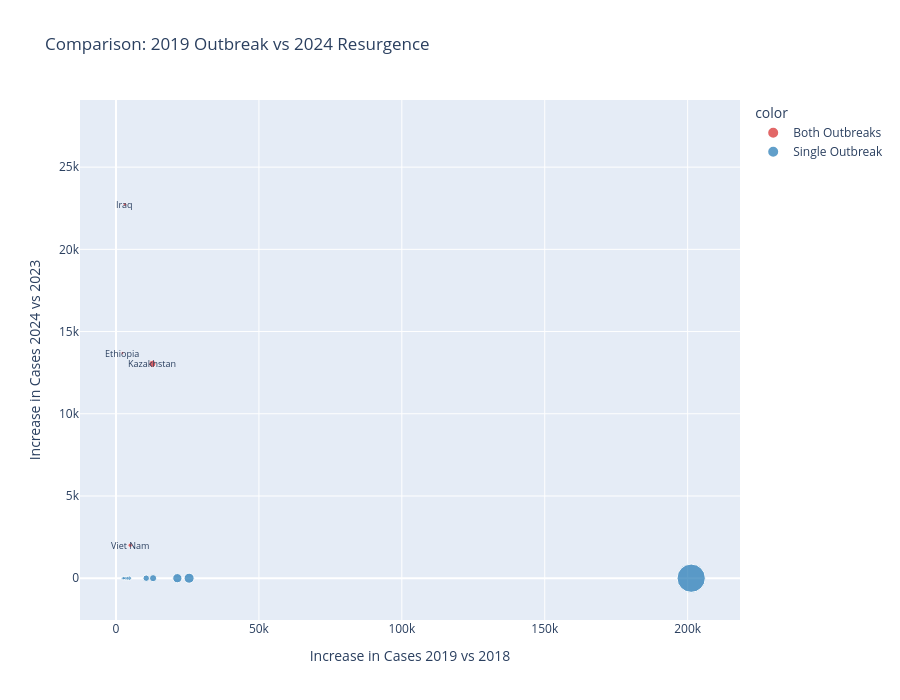

Notebook cell for this chart:
### Code cell
# Compare 2019 outbreak countries vs 2023 resurgence countries
comparison_df = pd.DataFrame({
    '2019_spike_rank': top_spike_drivers['increase_2019_vs_2018'],
    '2024_spike_rank': top_drivers_23_24['increase_2024_vs_2023']
}).fillna(0)

comparison_df['appears_in_both'] = (comparison_df['2019_spike_rank'] > 0) & (comparison_df['2024_spike_rank'] > 0)
comparison_df = comparison_df.sort_values('appears_in_both', ascending=False)

print("\n" + "═" * 80)
print("COMPARISON: 2019 OUTBREAK vs 2024 RESURGENCE")
print("═" * 80)
print(f"Countries in 2019 top drivers: {len(top_spike_drivers)}")
print(f"Countries in 2024 top drivers: {len(top_drivers_23_24)}")
print(f"Countries appearing in BOTH outbreaks: {comparison_df['appears_in_both'].sum()}")
print("\nCountries driving both outbreaks:")
print(comparison_df[comparison_df['appears_in_both']].sort_values('2019_spike_rank', ascending=False))

# Plotly scatter plot
comparison_reset = comparison_df.reset_index()
comparison_reset['color'] = comparison_reset['appears_in_both'].map({True: 'Both Outbreaks', False: 'Single Outbreak'})

fig = px.scatter(comparison_reset, x='2019_spike_rank', y='2024_spike_rank',
                 color='color',
                 color_discrete_map={'Both Outbreaks': '#d62728', 'Single Outbreak': '#1f77b4'},
                 size='2019_spike_rank',
                 hover_name='country',
                 title='Comparison: 2019 Outbreak vs 2024 Resurgence',
                 labels={'2019_spike_rank': 'Increase in Cases 2019 vs 2018',
                        '2024_spike_rank': 'Increase in Cases 2024 vs 2023'})

# Add text labels for both-outbreak countries
for idx, row in comparison_reset[comparison_reset['appears_in_both']].iterrows():
    fig.add_annotation(x=row['2019_spike_rank'], y=row['2024_spike_rank'],
                      text=row['country'], showarrow=False, font=dict(size=9))

fig.update_layout(height=700, hovermode='closest')
fig.show()

### Figure 1 — Plotly figure (JSON) as saved in the notebook; plotly's stock layout.template omitted (floating-point values rounded to 4 significant figures)
{"data": [{"hovertemplate": "<b>%{hovertext}</b><br><br>color=Both Outbreaks<br>Increase in Cases 2019 vs 2018=%{marker.size}<br>Increase in Cases 2024 vs 2023=%{y}<extra></extra>", "hovertext": ["Viet Nam", "Ethiopia", "Iraq", "Kazakhstan"], "legendgroup": "Both Outbreaks", "marker": {"color": "#d62728", "size": [4955.0, 2259.0, 3130.0, 12750.0], "sizemode": "area", "sizeref": 503.1, "symbol": "circle"}, "mode": "markers", "name": "Both Outbreaks", "orientation": "v", "showlegend": true, "type": "scatter", "x": [4955.0, 2259.0, 3130.0, 12750.0], "xaxis": "x", "y": [2007.0, 13700.0, 22730.0, 13040.0], "yaxis": "y"}, {"hovertemplate": "<b>%{hovertext}</b><br><br>color=Single Outbreak<br>Increase in Cases 2019 vs 2018=%{marker.size}<br>Increase in Cases 2024 vs 2023=%{y}<extra></extra>", "hovertext": ["Nigeria", "United Kingdom of Great Britain and Northern Ireland", "Ukraine", "Tunisia", "Thailand", "South Sudan", "Russian Federation", "Romania", "Philippines", "Pakistan", "Afghanistan", "Myanmar", "Algeria", "Kyrgyzstan", "Democratic Republic of the Congo", "Côte d'Ivoire", "Burkina Faso", "Brazil", "Bangladesh", "Azerbaijan", "Angola", "Madagascar"], "legendgroup": "Single Outbreak", "marker": {"color": "#1f77b4", "size": [21470.0, 0.0, 4114.0, 4650.0, 0.0, 0.0, 0.0, 0.0, 25580.0, 0.0, 0.0, 3856.0, 2298.0, 0.0, 12980.0, 0.0, 0.0, 10580.0, 3216.0, 0.0, 2689.0, 201200.0], "sizemode": "area", "sizeref": 503.1, "symbol": "circle"}, "mode": "markers", "name": "Single Outbreak", "orientation": "v", "showlegend": true, "type": "scatter", "x": [21470.0, 0.0, 4114.0, 4650.0, 0.0, 0.0, 0.0, 0.0, 25580.0, 0.0, 0.0, 3856.0, 2298.0, 0.0, 12980.0, 0.0, 0.0, 10580.0, 3216.0, 0.0, 2689.0, 201200.0], "xaxis": "x", "y": [0.0, 2693.0, 0.0, 0.0, 8155.0, 2529.0, 9116.0, 27320.0, 0.0, 6748.0, 7240.0, 0.0, 0.0, 6945.0, 0.0, 5291.0, 5712.0, 0.0, 0.0, 2962.0, 0.0, 0.0], "yaxis": "y"}], "layout": {"annotations": [{"font": {"size": 9}, "showarrow": false, "text": "Viet Nam", "x": 4955, "y": 2007}, {"font": {"size": 9}, "showarrow": false, "text": "Ethiopia", "x": 2259, "y": 13696}, {"font": {"size": 9}, "showarrow": false, "text": "Iraq", "x": 3130, "y": 22734}, {"font": {"size": 9}, "showarrow": false, "text": "Kazakhstan", "x": 12750, "y": 13036}], "height": 700, "hovermode": "closest", "legend": {"itemsizing": "constant", "title": {"text": "color"}, "tracegroupgap": 0}, "title": {"text": "Comparison: 2019 Outbreak vs 2024 Resurgence"}, "xaxis": {"anchor": "y", "domain": [0, 1], "title": {"text": "Increase in Cases 2019 vs 2018"}}, "yaxis": {"anchor": "x", "domain": [0, 1], "title": {"text": "Increase in Cases 2024 vs 2023"}}}}
